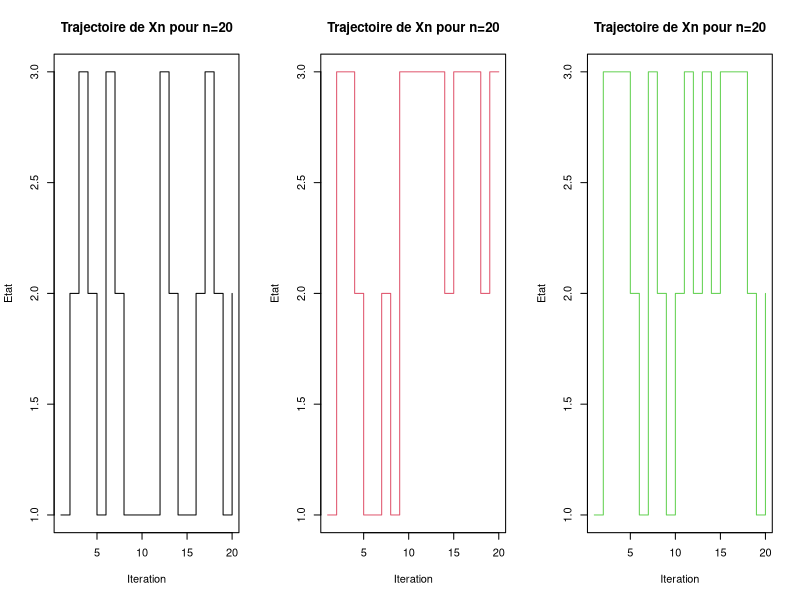
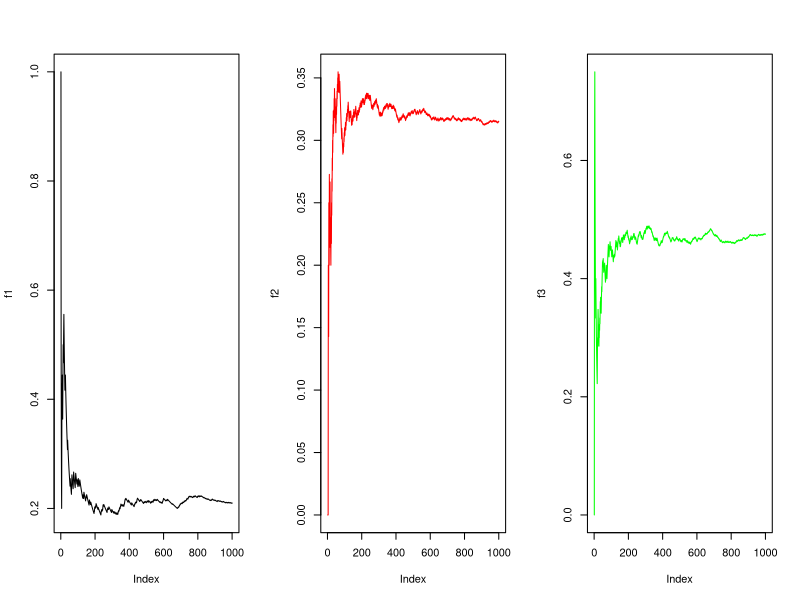
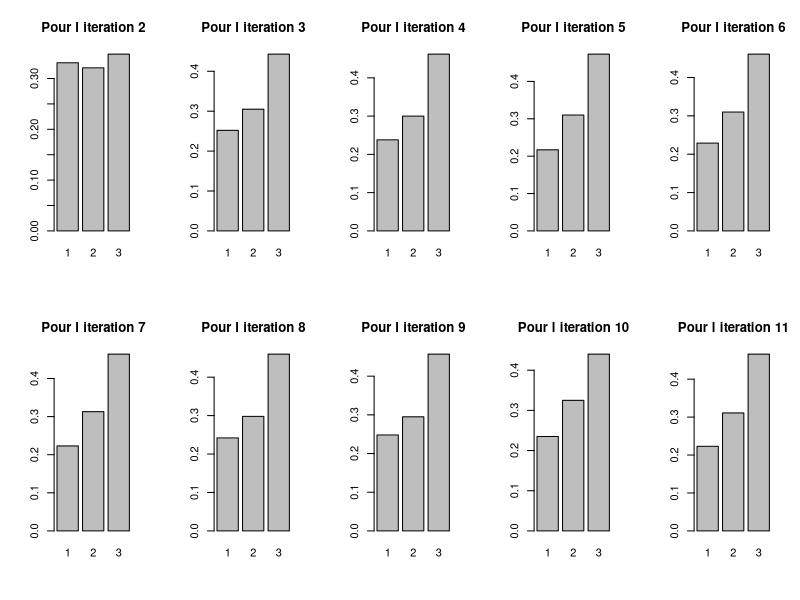
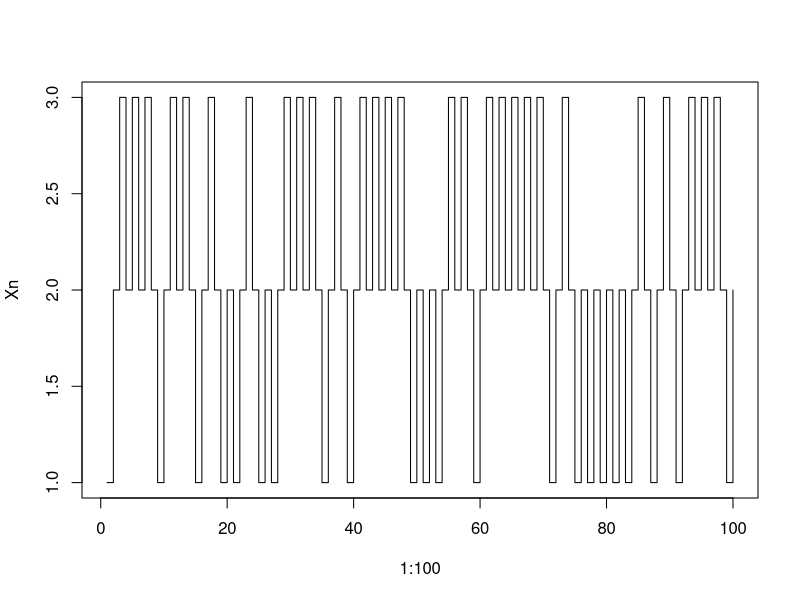
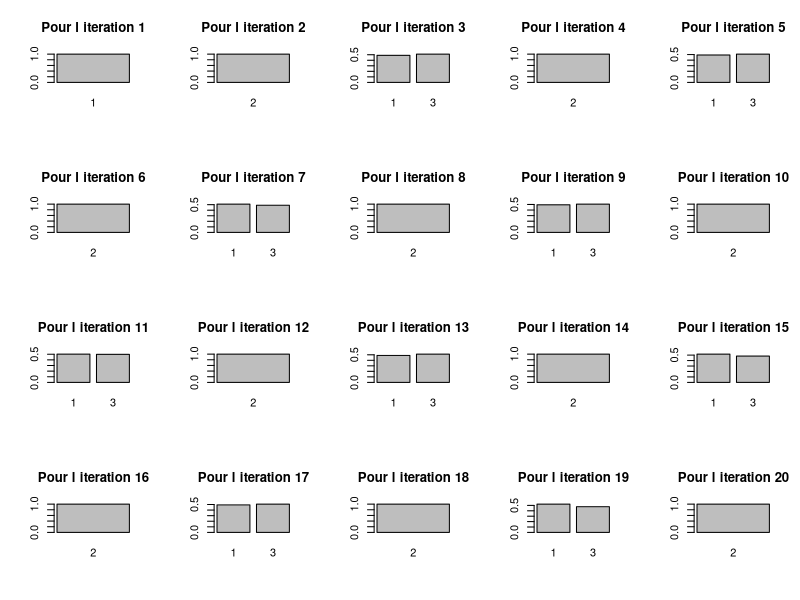
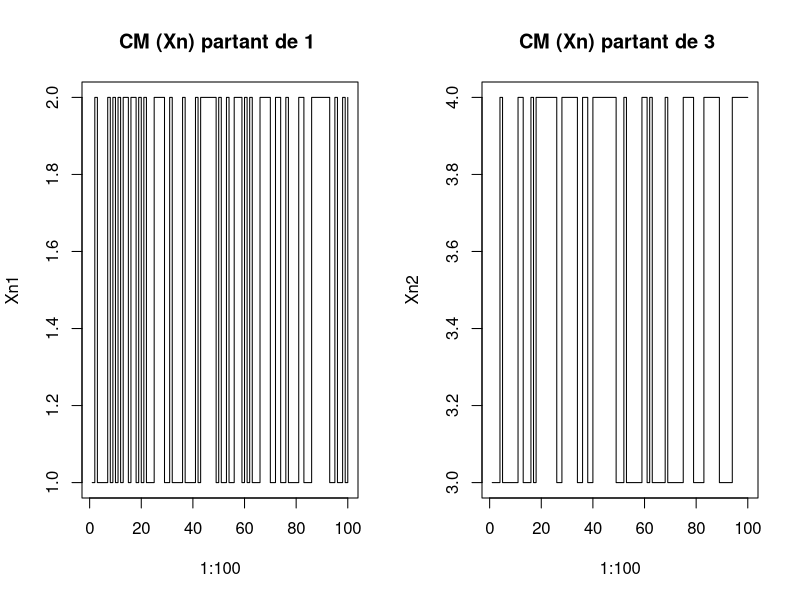
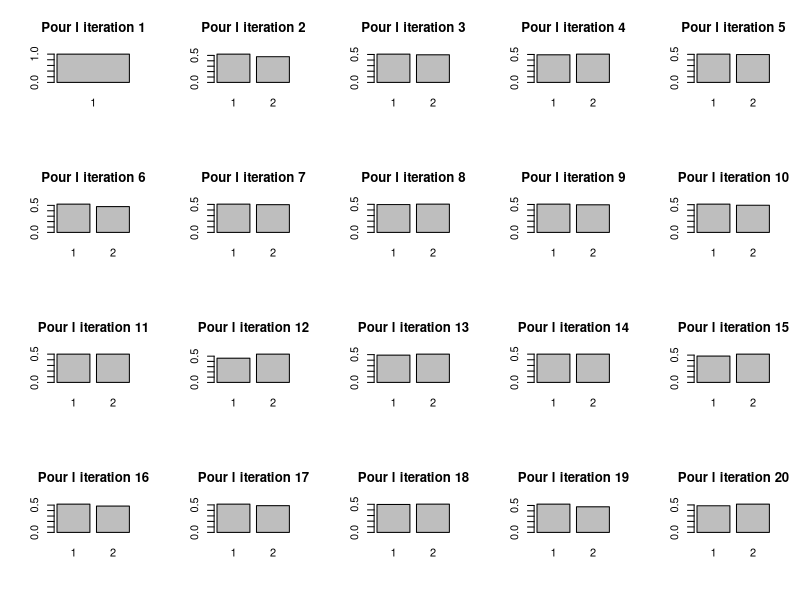
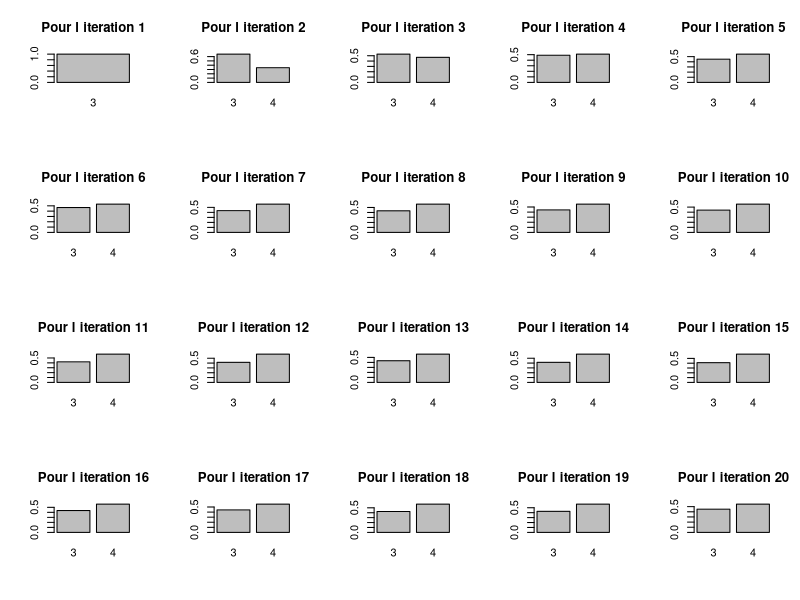

R code for these plots, in order:
## ---- chunk 1
EtatSuiv=function(i,Q){
  lg=length(Q)
  p=Q[i,]
  p1 = c(0, p[1:lg-1])
  t = runif(1)
  u = (t > cumsum(p1)) & (t < cumsum(p))
  X = which(u==1)
  return (X)  
}

## ---- chunk 2
M=rbind(c(1/3, 1/3, 1/3), c(1/2, 0, 1/2),c(0, 1/2 , 1/2)) #Creation de la matrice
Etat=rep(NA,50)
Etat[1]=1  # Comme mu0=(1,0,0) on commence de l état 1
for(t in 2:50){     #n=50
Etat[t]=EtatSuiv(Etat[t-1],M)   #Je stocke l état à chaque itération
}
## ---- chunk 3
Etat=rep(NA,20)
Etat[1]=1

par(mfrow=c(1,3))
for(Z in 1:3){
for(t in 2:20){     #n=20
  Etat[t]=EtatSuiv(Etat[t-1],M)   #Je stocke l état de chaque itération
}
Iteration=1:20
plot(Iteration,Etat,type="s",col=Z,main = "Trajectoire de Xn pour n=20")

}
## ---- chunk 4
tM=t(M) #Transposé de M
Propres=eigen(tM)
pi=Propres$vectors[,1] / sum(Propres$vectors[,1])
## ---- chunk 5
#fonction qui simule n etat
simul <- function(n,M,P0){
  X = rep(0,times=n)
  l = length(M)
  p1 = c(0,P0[1:l-1])
  t = runif(1)
  u = (t > cumsum(p1)) & (t < cumsum(P0))
  X[1] = which(u==1)
  
  for(i in 2:n){
    X[i]=EtatSuiv(X[i-1],M)
  }
  return (X)
}
P0 = c(1,0,0)

T=seq(1,1000)
X = simul(1000,M,P0)
f1 = cumsum(X==1)/T
f2 = cumsum(X==2)/T
f3 = cumsum(X==3)/T

par(mfrow=c(1,3))
plot(f1,type='l')
plot(f2,type='l',col='red')
plot(f3,type='l',col='green')

## ---- chunk 6
#Simulation de 1000 trajectoires de 10 iteration (on prend 11 parceque la première est toujours 1)
Trajectoires=matrix(0,1000,11)
for(cpt in 1:1000){
  Trajectoires[cpt,] = simul(11,M,P0)
}
par(mfrow=c(2,5))
for(i in 2:11){
  barplot(table(Trajectoires[,i])/1000,beside=TRUE,main = paste('Pour l iteration',i))
}

## ---- chunk 7
par(mfrow=c(1,1))
Q=rbind(c(0, 1, 0), c(1/2, 0, 1/2),c(0, 1 , 0)) #Creation de la matrice Q
#Trajectoire
Xn=simul(100,Q,P0)
plot(1:100,Xn,type="s")

## ---- chunk 8
#Simulation de 1000 trajectoires de 10 iterations (on prend 11 parceque la première est toujours 1)
Trajectoires=matrix(0,1000,20)
for(cpt in 1:1000){
Trajectoires[cpt,] = simul(20,Q,P0)
}
par(mfrow=c(4,5))
for(i in 1:20){
barplot(table(Trajectoires[,i])/1000,beside=TRUE,main = paste('Pour l iteration',i))
}
## ---- chunk 9

R=rbind(c(0.5,0.5,0,0),c(0.5,0.5,0,0),c(0,0,2/3,1/3),c(0,0,1/4,3/4))
Xn=simul(100,R,P0)
P0=c(1,0,0,0)
P0prime=c(0,0,1,0)


par(mfrow=c(1,2))
Xn1=simul(100,R,P0)
plot(1:100,Xn1,type='s',main = "CM (Xn) partant de 1 ")
Xn2=simul(100,R,P0prime)
plot(1:100,Xn2,type='s',main = "CM (Xn) partant de 3 ")

#p0
vect3=matrix(NA,1000,20)
for(i in 1:1000){
  vect3[i,]=simul(20,R,P0)
}

par(mfrow=c(4,5))
for(i in 1:20){
  barplot(table(vect3[,i])/1000,beside=T,main=paste('Pour l iteration',i))
}

#p0prime
vect4=matrix(0,1000,20)
for(i in 1:1000){
  vect4[i,]=simul(20,R,P0prime)
}

par(mfrow=c(4,5))
for(i in 1:20){
  barplot(table(vect4[,i])/1000,beside=T,main=paste('Pour l iteration',i))
}

## ---- chunk 10
malz=function(x0,p,n){
  x=rep(NA,n)
  x[1]=x0
  if(n>1){
  for (i in 2:n) {
    u=runif(1)
    x[i]=x[i-1]-1*(u>p)+1*(u<=p)
  }
    
  }
  return(x)
}
## ---- chunk 11
marche1=malz(0,2/3,1000)
marche2=malz(0,1/2,1000)
iteration=1:1000
plot(iteration,marche1,type = "l",main=paste(" 2 Trajectoires pour proba 2/3, 1/2"),ylab = "Etat",col="blue")
lines(iteration,marche2,type = "l",col="red")

## ---- chunk 12
MAIZd <- function(N,d){
		X=matrix(rep(NA,N*d),nrow=d)
		X[,1]=matrix(0,d,1)
		for(i in 2:N){
			composante=runif(1,0,d)
			sens=runif(1)
			Zn=matrix(0,d,1)
			Zn[floor(composante)+1]=(sens>0.5)-(sens<0.5)
			X[,i]=X[,i-1]+Zn
		}
		return(X)
}

NormeM <- function(A){
	V=rep(NA,dim(A)[2])
	for(i in 1:length(V)){
		V[i]=norm(t(A[,i]),"F")	
	}
	return(V)
}


d2=MAIZd(1000,2)
plot(d2[1,],d2[2,],type='l')

N=1000
d1=NormeM(MAIZd(N,1))
d2=NormeM(MAIZd(N,2))
d3=NormeM(MAIZd(N,3))
d5=NormeM(MAIZd(N,5))
plot(1:N,d5,col="red",type='l')

lines(1:N,d1,type='l')
lines(1:N,d2,col="green",type='l')
lines(1:N,d3,col="blue",type='l')
lines(1:N,d5,col="red",type='l')
legend(1, 30, legend=c("Z1", "Z2","Z3","Z5"),
       col=c("black","green","blue", "red"), lty=1, cex=0.8)
